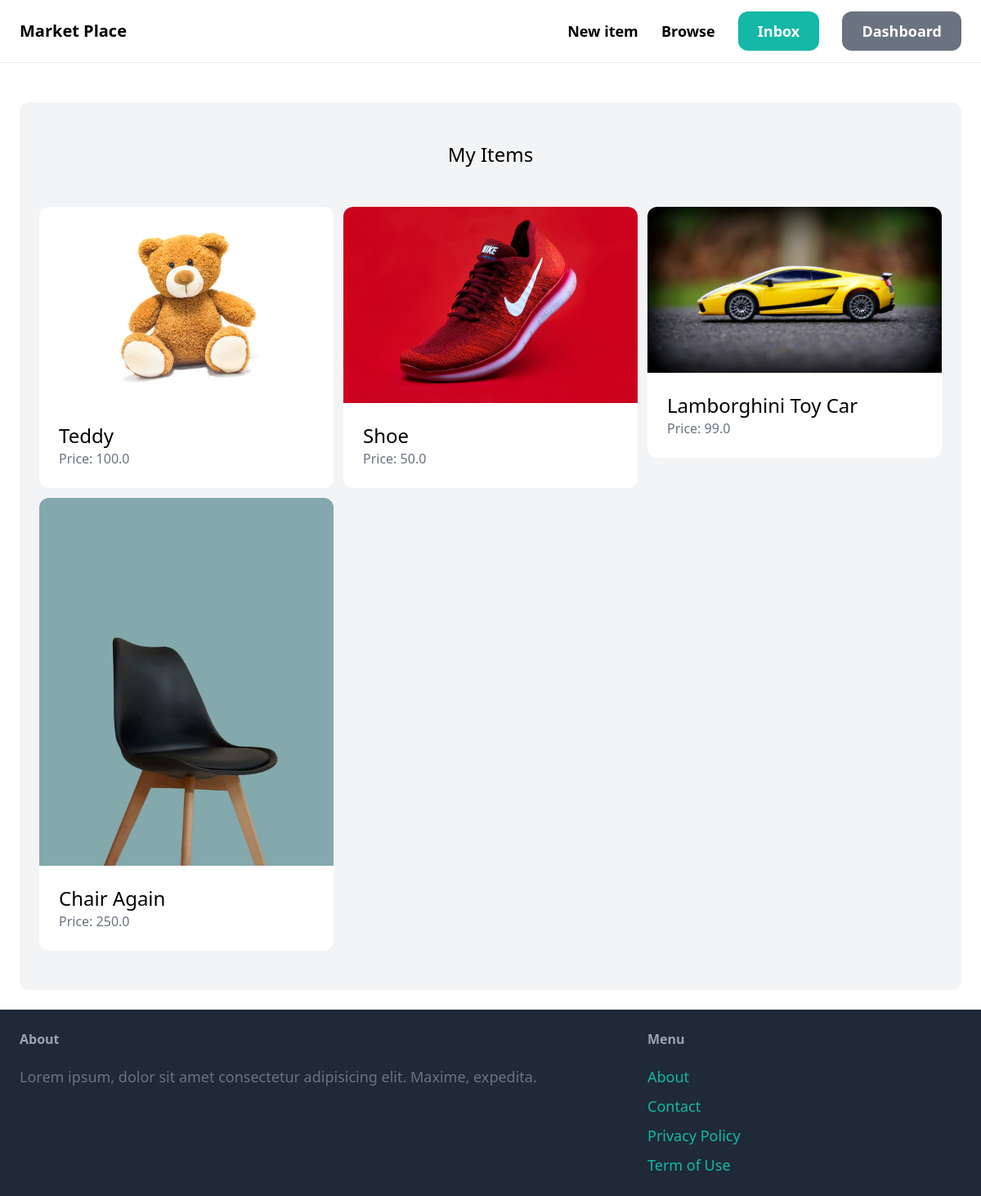
The page /dashboard/ (signed in) on the database its author committed.
### item/models.py (models this page shows, shortened)
class Item(models.Model):
    category = models.ForeignKey(Category, related_name='items', on_delete=models.CASCADE)
    name = models.CharField(max_length=255)
    description = models.TextField(blank=True, null=True)
    price = models.FloatField()
    image = models.ImageField(upload_to='item_images', blank=True, null=True)
    is_sold = models.BooleanField(default=False)
    created_by = models.ForeignKey(User, related_name='items', on_delete=models.CASCADE)
    created_at = models.DateTimeField(auto_now_add=True)

### dashboard/views.py (the view)
# urls.py: path('', views.index, name='index'),
@login_required
def index(request):
    items = Item.objects.filter(created_by=request.user)
    return render(request, 'dashboard/index.html', {
        'items': items,
    })

### dashboard/templates/dashboard/index.html (shortened to what this page needs)
{% extends 'core/base.html' %}
{% block content %}
<div class="mt-6 px-6 py-12 bg-gray-100 rounded-xl">
    <h2 class="mb-12 text-2xl text-center"> My Items</h2>
    <div class="grid grid-cols-3 gap-3">
        {% for item in items %}
        <div>
            <a href="{% url 'item:detail' item.id %}">
                <div>
                    <img src="{{ item.image.url }}" class="rounded-t-xl">
                </div>
                <div class="p-6 bg-white rounded-b-xl">
                    <h2 class="text-2xl">{{ item.name }}</h2>
                    <p class="text-gray-500">Price: {{ item.price }}</p>
                </div>
            </a>
        </div>
        {% endfor %}
    </div>
</div>
{% endblock %}

### rows shown on the page
Item: image (picture), name "Teddy", price "100.0"
Item: image (picture), name "Shoe", price "50.0"
Item: image (picture), name "Lamborghini Toy Car", price "99.0"
Item: image (picture), name "Chair Again", price "250.0"
